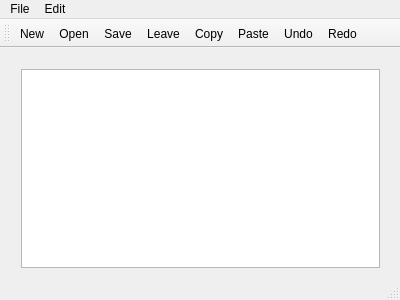
<?xml version="1.0" encoding="UTF-8"?>
<ui version="4.0">
 <class>MainWindow</class>
 <widget class="QMainWindow" name="MainWindow">
  <property name="geometry">
   <rect>
    <x>0</x>
    <y>0</y>
    <width>400</width>
    <height>300</height>
   </rect>
  </property>
  <property name="windowTitle">
   <string>MainWindow</string>
  </property>
  <widget class="QWidget" name="centralWidget">
   <widget class="QWidget" name="verticalLayoutWidget">
    <property name="geometry">
     <rect>
      <x>10</x>
      <y>10</y>
      <width>381</width>
      <height>221</height>
     </rect>
    </property>
    <layout class="QVBoxLayout" name="verticalLayout">
     <item>
      <widget class="QTextEdit" name="textEdit"/>
     </item>
    </layout>
   </widget>
  </widget>
  <widget class="QMenuBar" name="menuBar">
   <property name="geometry">
    <rect>
     <x>0</x>
     <y>0</y>
     <width>400</width>
     <height>22</height>
    </rect>
   </property>
   <widget class="QMenu" name="menuFile">
    <property name="title">
     <string>File</string>
    </property>
    <addaction name="actionNew"/>
    <addaction name="actionopen"/>
    <addaction name="actionSave"/>
    <addaction name="actionExit"/>
   </widget>
   <widget class="QMenu" name="menuEdit">
    <property name="title">
     <string>Edit</string>
    </property>
    <addaction name="actionCopy"/>
    <addaction name="actionPaste"/>
    <addaction name="actionUndo"/>
    <addaction name="actionRedo"/>
   </widget>
   <addaction name="menuFile"/>
   <addaction name="menuEdit"/>
  </widget>
  <widget class="QToolBar" name="mainToolBar">
   <attribute name="toolBarArea">
    <enum>TopToolBarArea</enum>
   </attribute>
   <attribute name="toolBarBreak">
    <bool>false</bool>
   </attribute>
   <addaction name="actionNew"/>
   <addaction name="actionopen"/>
   <addaction name="actionSave"/>
   <addaction name="actionExit"/>
   <addaction name="actionCopy"/>
   <addaction name="actionPaste"/>
   <addaction name="actionUndo"/>
   <addaction name="actionRedo"/>
  </widget>
  <widget class="QStatusBar" name="statusBar"/>
  <action name="actionNew">
   <property name="icon">
    <iconset>
     <normalon>images/new.png</normalon>
    </iconset>
   </property>
   <property name="text">
    <string>New</string>
   </property>
  </action>
  <action name="actionopen">
   <property name="icon">
    <iconset>
     <normalon>images/open.png</normalon>
    </iconset>
   </property>
   <property name="text">
    <string>Open</string>
   </property>
  </action>
  <action name="actionSave">
   <property name="icon">
    <iconset>
     <normaloff>images/save.png</normaloff>images/save.png</iconset>
   </property>
   <property name="text">
    <string>Save</string>
   </property>
  </action>
  <action name="actionExit">
   <property name="icon">
    <iconset>
     <normalon>images/exit.png</normalon>
    </iconset>
   </property>
   <property name="text">
    <string>Leave</string>
   </property>
  </action>
  <action name="actionCopy">
   <property name="icon">
    <iconset>
     <normaloff>images/copy.png</normaloff>images/copy.png</iconset>
   </property>
   <property name="text">
    <string>Copy</string>
   </property>
  </action>
  <action name="actionPaste">
   <property name="icon">
    <iconset>
     <normaloff>images/paste.png</normaloff>images/paste.png</iconset>
   </property>
   <property name="text">
    <string>Paste</string>
   </property>
  </action>
  <action name="actionUndo">
   <property name="icon">
    <iconset>
     <normaloff>images/undo.png</normaloff>images/undo.png</iconset>
   </property>
   <property name="text">
    <string>Undo</string>
   </property>
  </action>
  <action name="actionRedo">
   <property name="icon">
    <iconset>
     <normaloff>images/redo.png</normaloff>images/redo.png</iconset>
   </property>
   <property name="text">
    <string>Redo</string>
   </property>
  </action>
 </widget>
 <layoutdefault spacing="6" margin="11"/>
 <resources/>
 <connections/>
</ui>
